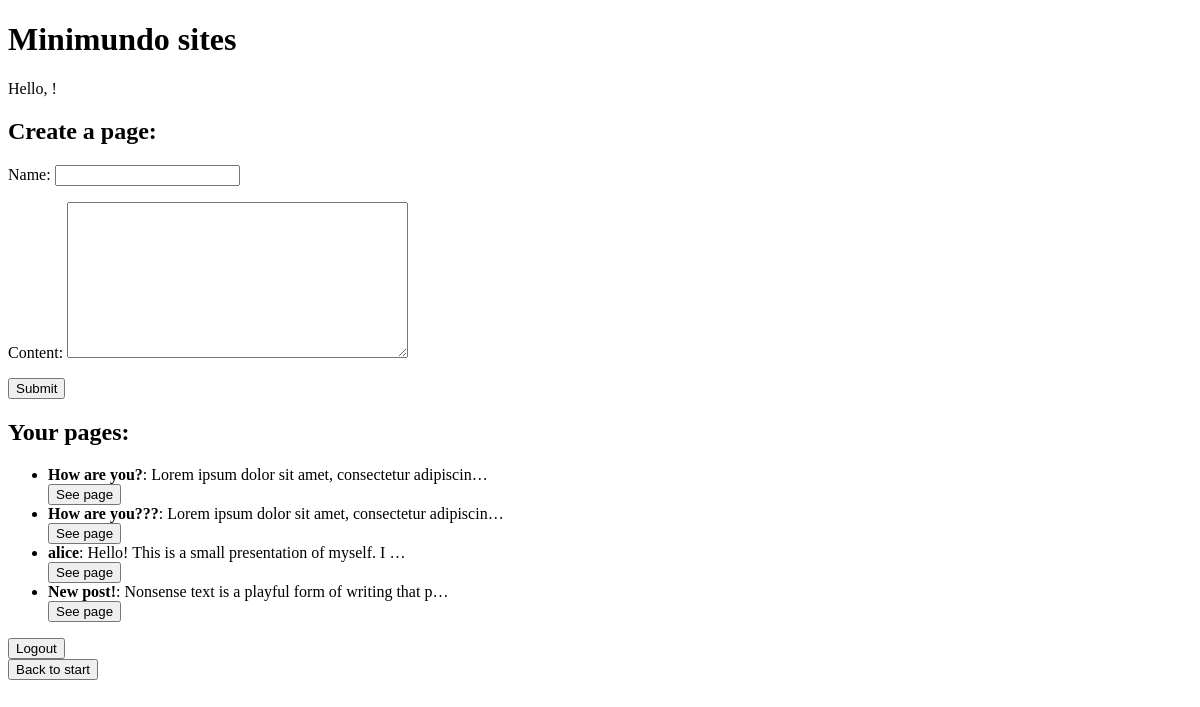
Before: /homePage/alice/ with the older database file.
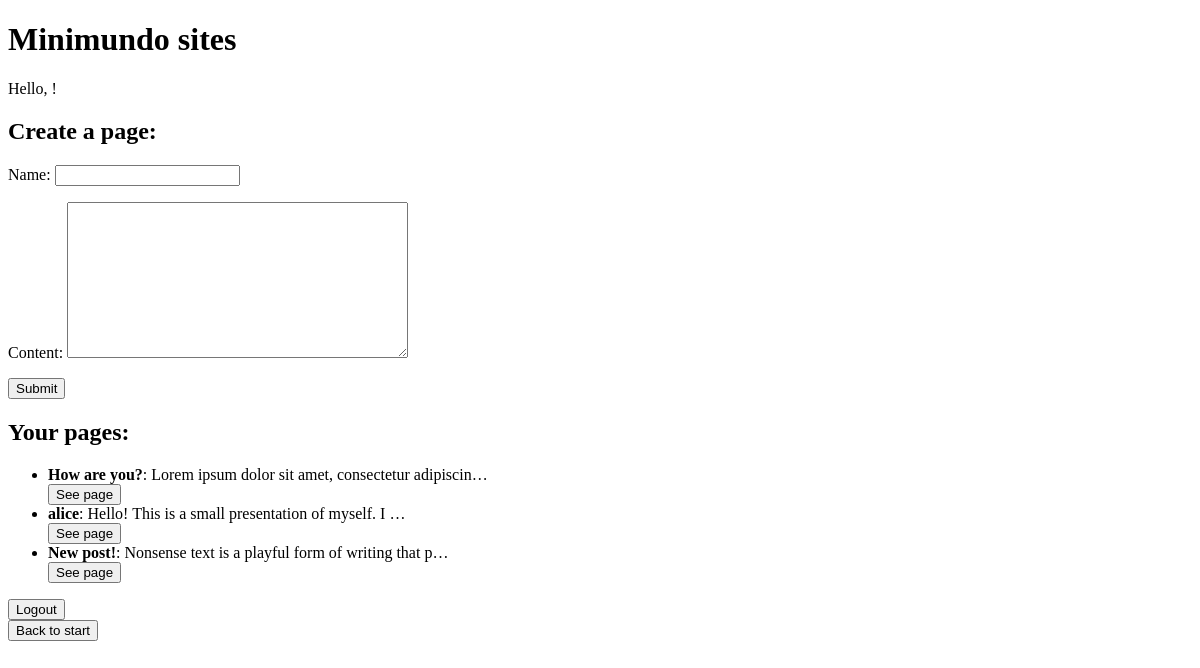
After: the same page with the newer database file.
### pages/models.py (models this page shows)
class minipage(models.Model):
	owner = models.ForeignKey(User, on_delete=models.CASCADE)
	name = models.CharField(max_length=200, unique=True)
	content = models.TextField()
	class Meta:
		db_table = 'minipage'

### pages/views.py (the view)
# urls.py: path('homePage/<str:username>/', homePage, name='homePage'),
def homePage(request, username):
	user = User.objects.get(username=username) #4.2 begin and end
	pages = minipage.objects.filter(owner = user)
	if request.method == "POST":
		form = minipageForm(request.POST, user = user)
		if form.is_valid():
			form.save()
			form = minipageForm(user = user)
	else:
		form = minipageForm(user = user)
	return render(request, 'pages/home.html', {'pages': pages, 'createPageForm': form})

### pages/forms.py (shortened to what this page needs)
class minipageForm(ModelForm):
     def __init__(self, *args, user, **kwargs):
        super(minipageForm, self).__init__(*args, **kwargs)
        self.user = user
     class Meta:
         model = minipage
         fields = ['name', 'content']
         error_messages = {
             'name' : {
                 'unique': "The page's name must be unique and this one is already taken!"
             }
         }

### pages/templates/pages/home.html (shortened to what this page needs)
<!DOCTYPE html>
<html>
    <head>
    </head>
    <body>
    <h1>Minimundo sites</h1>
    Hello, {{ user.username }}!
    <h2>Create a page:</h2>
    <form action="/homePage/{{ user.username|urlencode }}/" method="post">
      {{ createPageForm.as_p }}
      <input type="submit" value="Submit">
    </form>
		<h2>Your pages:</h2>
    {% include "./pages.html" %}
    <form action='/logout/' method="POST">
          <input type="submit" value="Logout"/>
      </form>
    <a href='/'> <button>Back to start</button> </a>
    </body>
</html>

### pages/templates/pages/pages.html (shortened to what this page needs)
<!DOCTYPE html>
<html>
    <head>
    </head>
    <body>
        <ul>
            {% for page in pages %}
            <li> <b>{{page.name}}</b>: {{page.content|truncatechars:50}}</li>
            <a href='/pages/{{page.name|urlencode }}/'> <button>See page</button> </a>
            {% endfor %}
        </ul>
    </body>
</html>

Changed rows visible on the page:
removed minipage: name "How are you???", content "Lorem ipsum dolor sit amet, consectetur adipiscin…"
